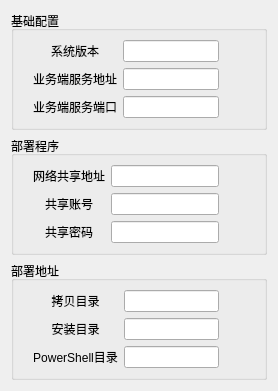
       <widget class="QWidget" name="tabStep_3">
        <attribute name="title">
         <string>Step3.部署配置</string>
        </attribute>
        <layout class="QVBoxLayout" name="verticalLayout_5">
         <item>
          <widget class="QGroupBox" name="group_6">
           <property name="title">
            <string>基础配置</string>
           </property>
           <layout class="QHBoxLayout" name="horizontalLayout_4">
            <item>
             <layout class="QGridLayout" name="gridLayout_3" columnstretch="1,3,1">
              <property name="leftMargin">
               <number>10</number>
              </property>
              <property name="rightMargin">
               <number>10</number>
              </property>
              <item row="2" column="2">
               <widget class="QLabel" name="help_27">
                <property name="maximumSize">
                 <size>
                  <width>20</width>
                  <height>20</height>
                 </size>
                </property>
                <property name="text">
                 <string/>
                </property>
                <property name="pixmap">
                 <pixmap>C:/Users/slave/Desktop/help.png</pixmap>
                </property>
                <property name="scaledContents">
                 <bool>true</bool>
                </property>
               </widget>
              </item>
              <item row="0" column="0">
               <widget class="QLabel" name="label_15">
                <property name="text">
                 <string>系统版本</string>
                </property>
                <property name="alignment">
                 <set>Qt::AlignCenter</set>
                </property>
               </widget>
              </item>
              <item row="1" column="0">
               <widget class="QLabel" name="label_18">
                <property name="text">
                 <string>业务端服务地址</string>
                </property>
                <property name="alignment">
                 <set>Qt::AlignCenter</set>
                </property>
               </widget>
              </item>
              <item row="1" column="2">
               <widget class="QLabel" name="help_26">
                <property name="maximumSize">
                 <size>
                  <width>20</width>
                  <height>20</height>
                 </size>
                </property>
                <property name="text">
                 <string/>
                </property>
                <property name="pixmap">
                 <pixmap>C:/Users/slave/Desktop/help.png</pixmap>
                </property>
                <property name="scaledContents">
                 <bool>true</bool>
                </property>
               </widget>
              </item>
              <item row="2" column="0">
               <widget class="QLabel" name="label_16">
                <property name="text">
                 <string>业务端服务端口</string>
                </property>
                <property name="alignment">
                 <set>Qt::AlignCenter</set>
                </property>
               </widget>
              </item>
              <item row="0" column="2">
               <widget class="QLabel" name="help_25">
                <property name="maximumSize">
                 <size>
                  <width>20</width>
                  <height>20</height>
                 </size>
                </property>
                <property name="text">
                 <string/>
                </property>
                <property name="pixmap">
                 <pixmap>C:/Users/slave/Desktop/help.png</pixmap>
                </property>
                <property name="scaledContents">
                 <bool>true</bool>
                </property>
               </widget>
              </item>
              <item row="0" column="1">
               <widget class="QLineEdit" name="input_39"/>
              </item>
              <item row="1" column="1">
               <widget class="QLineEdit" name="input_40"/>
              </item>
              <item row="2" column="1">
               <widget class="QLineEdit" name="input_41"/>
              </item>
             </layout>
            </item>
           </layout>
          </widget>
         </item>
         <item>
          <widget class="QGroupBox" name="group_7">
           <property name="title">
            <string>部署程序</string>
           </property>
           <layout class="QHBoxLayout" name="horizontalLayout_2">
            <item>
             <layout class="QGridLayout" name="gridLayout" columnstretch="1,3,1" columnminimumwidth="0,0,0">
              <property name="leftMargin">
               <number>10</number>
              </property>
              <property name="rightMargin">
               <number>10</number>
              </property>
              <item row="2" column="2">
               <widget class="QLabel" name="help_30">
                <property name="maximumSize">
                 <size>
                  <width>20</width>
                  <height>20</height>
                 </size>
                </property>
                <property name="text">
                 <string/>
                </property>
                <property name="pixmap">
                 <pixmap>C:/Users/slave/Desktop/help.png</pixmap>
                </property>
                <property name="scaledContents">
                 <bool>true</bool>
                </property>
               </widget>
              </item>
              <item row="0" column="0">
               <widget class="QLabel" name="label_3">
                <property name="text">
                 <string>网络共享地址</string>
                </property>
                <property name="alignment">
                 <set>Qt::AlignCenter</set>
                </property>
               </widget>
              </item>
              <item row="1" column="1">
               <widget class="QLineEdit" name="input_43"/>
              </item>
              <item row="0" column="1">
               <widget class="QLineEdit" name="input_42"/>
              </item>
              <item row="2" column="1">
               <widget class="QLineEdit" name="input_44"/>
              </item>
              <item row="2" column="0">
               <widget class="QLabel" name="label_5">
                <property name="text">
                 <string>共享密码</string>
                </property>
                <property name="alignment">
                 <set>Qt::AlignCenter</set>
                </property>
               </widget>
              </item>
              <item row="1" column="2">
               <widget class="QLabel" name="help_29">
                <property name="maximumSize">
                 <size>
                  <width>20</width>
                  <height>20</height>
                 </size>
                </property>
                <property name="text">
                 <string/>
                </property>
                <property name="pixmap">
                 <pixmap>C:/Users/slave/Desktop/help.png</pixmap>
                </property>
                <property name="scaledContents">
                 <bool>true</bool>
                </property>
               </widget>
              </item>
              <item row="1" column="0">
               <widget class="QLabel" name="label_4">
                <property name="text">
                 <string>共享账号</string>
                </property>
                <property name="alignment">
                 <set>Qt::AlignCenter</set>
                </property>
               </widget>
              </item>
              <item row="0" column="2">
               <widget class="QLabel" name="help_28">
                <property name="maximumSize">
                 <size>
                  <width>20</width>
                  <height>20</height>
                 </size>
                </property>
                <property name="text">
                 <string/>
                </property>
                <property name="pixmap">
                 <pixmap>C:/Users/slave/Desktop/help.png</pixmap>
                </property>
                <property name="scaledContents">
                 <bool>true</bool>
                </property>
               </widget>
              </item>
             </layout>
            </item>
           </layout>
          </widget>
         </item>
         <item>
          <widget class="QGroupBox" name="group8">
           <property name="title">
            <string>部署地址</string>
           </property>
           <layout class="QHBoxLayout" name="horizontalLayout_3">
            <item>
             <layout class="QGridLayout" name="gridLayout_2" columnstretch="1,3,1" columnminimumwidth="0,0,0">
              <property name="leftMargin">
               <number>10</number>
              </property>
              <property name="rightMargin">
               <number>10</number>
              </property>
              <item row="2" column="2">
               <widget class="QLabel" name="help_33">
                <property name="maximumSize">
                 <size>
                  <width>20</width>
                  <height>20</height>
                 </size>
                </property>
                <property name="text">
                 <string/>
                </property>
                <property name="pixmap">
                 <pixmap>C:/Users/slave/Desktop/help.png</pixmap>
                </property>
                <property name="scaledContents">
                 <bool>true</bool>
                </property>
               </widget>
              </item>
              <item row="0" column="0">
               <widget class="QLabel" name="label_9">
                <property name="text">
                 <string>拷贝目录</string>
                </property>
                <property name="alignment">
                 <set>Qt::AlignCenter</set>
                </property>
               </widget>
              </item>
              <item row="1" column="1">
               <widget class="QLineEdit" name="input_46"/>
              </item>
              <item row="0" column="1">
               <widget class="QLineEdit" name="input_45"/>
              </item>
              <item row="2" column="1">
               <widget class="QLineEdit" name="input_47"/>
              </item>
              <item row="2" column="0">
               <widget class="QLabel" name="label_10">
                <property name="text">
                 <string>PowerShell目录</string>
                </property>
                <property name="alignment">
                 <set>Qt::AlignCenter</set>
                </property>
               </widget>
              </item>
              <item row="1" column="2">
               <widget class="QLabel" name="help_32">
                <property name="maximumSize">
                 <size>
                  <width>20</width>
                  <height>20</height>
                 </size>
                </property>
                <property name="text">
                 <string/>
                </property>
                <property name="pixmap">
                 <pixmap>C:/Users/slave/Desktop/help.png</pixmap>
                </property>
                <property name="scaledContents">
                 <bool>true</bool>
                </property>
               </widget>
              </item>
              <item row="1" column="0">
               <widget class="QLabel" name="label_12">
                <property name="text">
                 <string>安装目录</string>
                </property>
                <property name="alignment">
                 <set>Qt::AlignCenter</set>
                </property>
               </widget>
              </item>
              <item row="0" column="2">
               <widget class="QLabel" name="help_31">
                <property name="maximumSize">
                 <size>
                  <width>20</width>
                  <height>20</height>
                 </size>
                </property>
                <property name="text">
                 <string/>
                </property>
                <property name="pixmap">
                 <pixmap>C:/Users/slave/Desktop/help.png</pixmap>
                </property>
                <property name="scaledContents">
                 <bool>true</bool>
                </property>
               </widget>
              </item>
             </layout>
            </item>
           </layout>
          </widget>
         </item>
        </layout>
       </widget>
